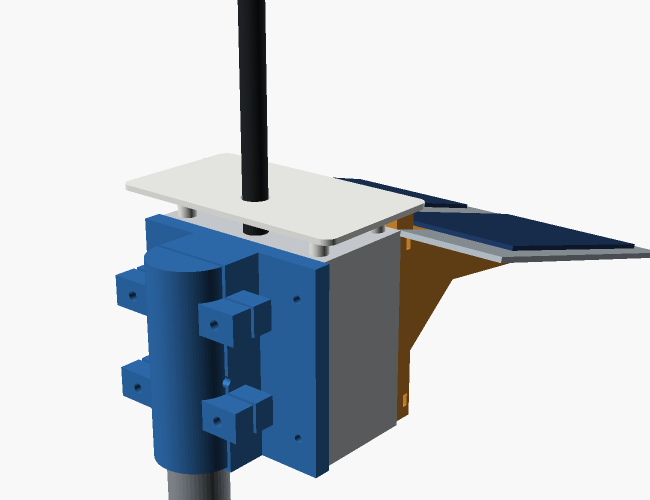
#> input picture wismesh-poste-v/m_iso.png, 1300 x 1000 px (shown at 1/2 size)
$ python legenda_exp.py m_iso.png
#> lines starting #> are read from the running program, lines starting #| are printed output that depends on the picture
#!/usr/bin/env python3
# Recorta o render de explodido.scad e cola a legenda da ferragem embaixo.
#   openscad -o /tmp/exp.png explodido.scad --imgsize=2600,1950 --projection=p \
#            --camera=1120,-1450,820,0,200,-35 --colorscheme=Tomorrow
#   python3 legenda_exp.py /tmp/exp.png   ->  p_exp.png
import sys
from PIL import Image, ImageDraw, ImageFont
S = sys.argv[1] if len(sys.argv) > 1 else '/tmp/exp.png'
im = Image.open(S).convert('RGB'); bg = im.getpixel((2,2)); px = im.load(); W,H = im.size
#> further down, im is the input picture: PIL image 1300x1000 RGB; mean R, G, B 197.3, 203.4, 209.7
#> after `bg = im.getpixel((2, 2))`: bg = (248, 248, 248)
#> after `W, H = im.size`: W = 1300; H = 1000
d0 = lambda p: abs(p[0]-bg[0])+abs(p[1]-bg[1])+abs(p[2]-bg[2])
xs=[];ys=[]
for y in range(0,H,2):
    for x in range(0,W,2):
        if d0(px[x,y])>12: xs.append(x); ys.append(y)
m=26
im = im.crop((max(0,min(xs)-m), max(0,min(ys)-m), min(W,max(xs)+m), min(H,max(ys)+m)))
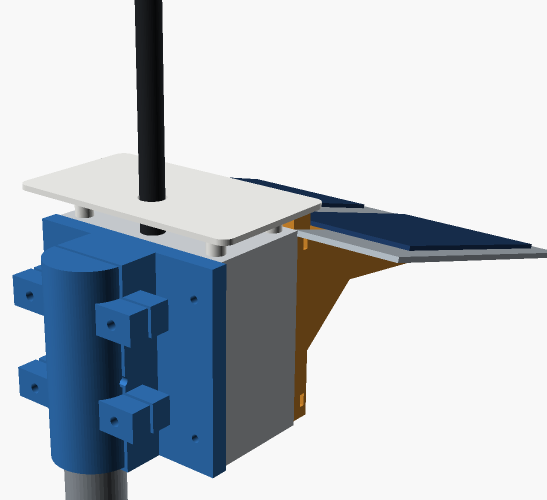
#> im: PIL image 1094x1000 RGB (shown at 1/2 size); mean R, G, B 187.8, 195, 202.4
cw,ch = im.size; print('figura', im.size)
#> after `cw, ch = im.size`: cw = 1094; ch = 1000
#| figura (1094, 1000)

LEG = [
 ("1", "4 x  M5 x 35 inox A2   +  2 arruelas grandes Ø15  +  porca nyloc M5",
       "fecha as duas metades do berço pelas orelhas.  Cabeça no bolsão atrás da placa, porca por fora"),
 ("2", "1 x  M5 x 55 inox A2   +  2 arruelas grandes Ø15  +  porca nyloc M5",
       "passante: atravessa o berço E o poste furado.  Não segura peso — cuida de rotação e arranque"),
 ("3", "4 x  M4 x 20 inox A2   +  2 arruelas Ø9  +  porca nyloc M4",
       "caixa → placa do berço, no gabarito 93 x 74 do fundo.  Cabeça DENTRO da caixa"),
 ("4", "4 x  M4 x 16 inox A2   +  arruela grande Ø12 (DIN 9021)",
       "de dentro da caixa, sobe pelo furo Ø7,5 da tampa e rosca na porca aprisionada (5)"),
 ("5", "4 x  porca M4 DIN 934  (sextavada comum, 7,0 x 3,2)",
       "aprisionada na bolsa lateral do suporte em L.  Entra ANTES de parafusar — depois não entra mais"),
 ("6", "4 x  inserto de latão M4 8 x 6",
       "assentado a quente na face da rampa do suporte em L.  Furo Ø5,60 — confirmar no cupom"),
 ("7", "4 x  M4 x 12 inox A2   +  arruela Ø9  +  trava química",
       "chapa de alumínio → insertos (6).  Nyloc não serve aqui: a rosca é cega"),
]
F  = "/System/Library/Fonts/Supplemental/Arial.ttf"
FB = "/System/Library/Fonts/Supplemental/Arial Bold.ttf"
fn = ImageFont.truetype(FB, 32); ft = ImageFont.truetype(FB, 22)
fs = ImageFont.truetype(F, 21);  fh = ImageFont.truetype(FB, 24)
lh = 58; pad = 30
legh = 52 + len(LEG)*lh + 18
Wf = max(cw, 1240); Hf = ch + legh
#> after `Wf = max(cw, 1240)`: Wf = 1240
#> after `Hf = ch + legh`: Hf = 1476
out = Image.new('RGB',(Wf,Hf),(250,250,249))
out.paste(im, ((Wf-cw)//2, 0))
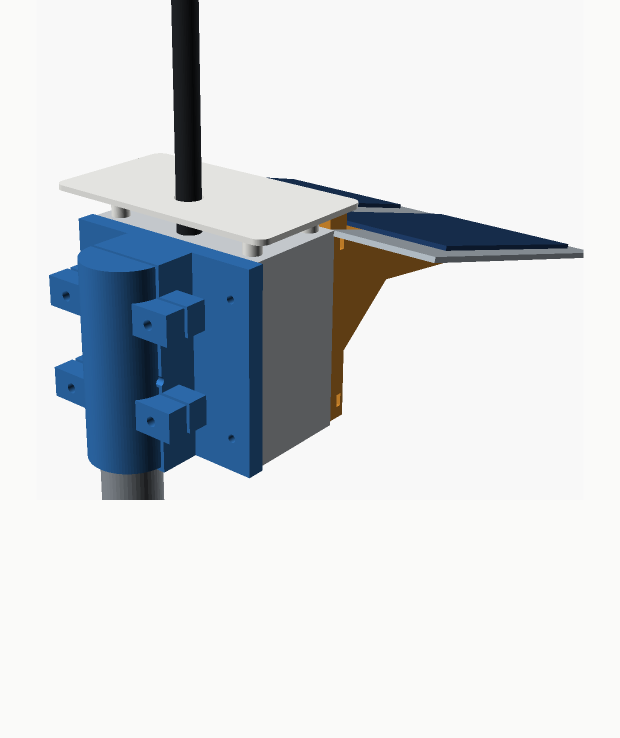
#> out: PIL image 1240x1476 RGB (shown at 1/2 size); mean R, G, B 212.8, 217.1, 221.2
d = ImageDraw.Draw(out)
y = ch + 6
#> y = 1006
d.line([pad, y, Wf-pad, y], fill=(205,208,211), width=2)
h1 = "FERRAGEM — tudo em inox A2"
d.text((pad, y+14), h1, font=fh, fill=(30,34,38))
d.text((pad + d.textlength(h1, font=fh) + 24, y+18),
       "aço carbono conduziria 3x mais calor para dentro da caixa", font=fs, fill=(105,110,116))
for i,(n,t,s) in enumerate(LEG):
    yy = y + 56 + i*lh
    d.text((pad+2, yy-4), n, font=fn, fill=(193,18,31))
    d.text((pad+42, yy),    t, font=ft, fill=(30,34,38))
    d.text((pad+42, yy+27), s, font=fs, fill=(105,110,116))
out.save('p_exp.png'); print('ok', out.size)
#> after `out.save('p_exp.png')`:
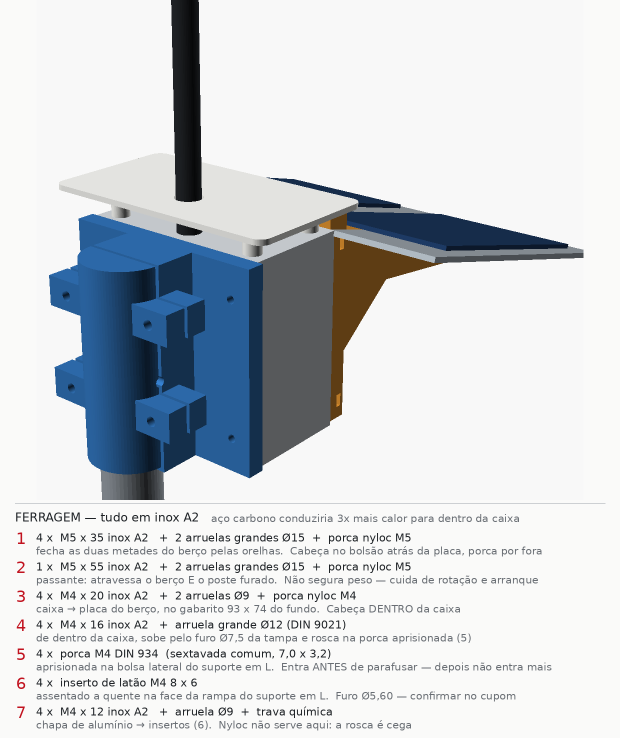
#> saved as p_exp.png: PIL image 1240x1476 RGB (shown at 1/2 size); mean R, G, B 208.2, 212.6, 216.8
#| ok (1240, 1476)

$ run again, on wismesh-poste-v/p_cha.png
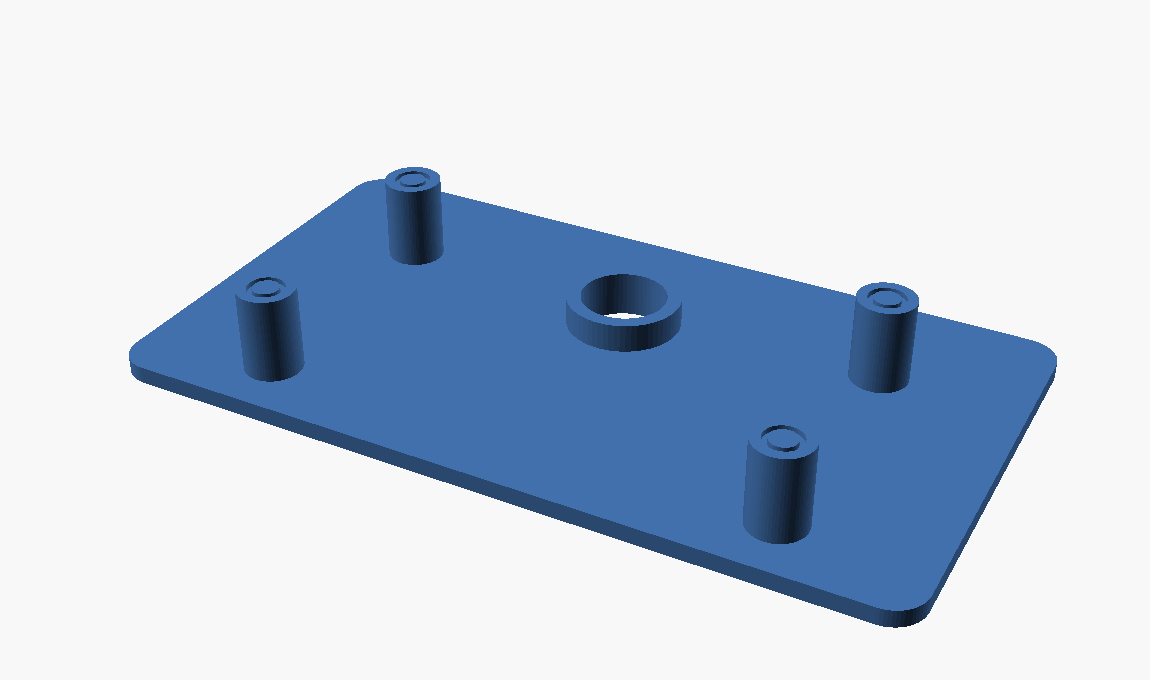
#> input picture wismesh-poste-v/p_cha.png, 1150 x 680 px
#> im is the input picture: PIL image 1150x680 RGB; mean R, G, B 192.8, 205.3, 221.9
#> bg = (248, 248, 248)
#> `im = im.crop((max(0,min(xs)-m), max(0,min(ys)-m), min(W,max(xs)+m), mi..`:
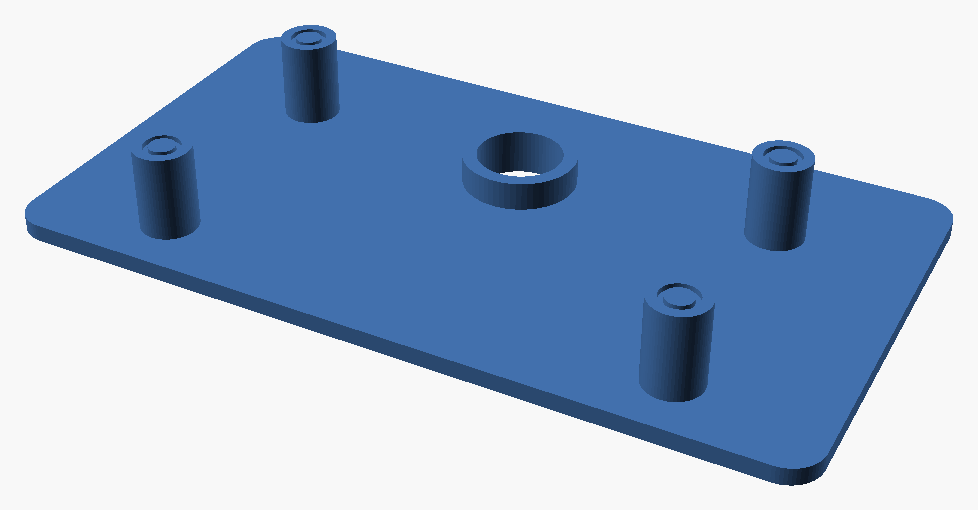
#> im: PIL image 978x510 RGB; mean R, G, B 161.5, 181.1, 207.1
#| figura (978, 510)
#> `out.save('p_exp.png')`:
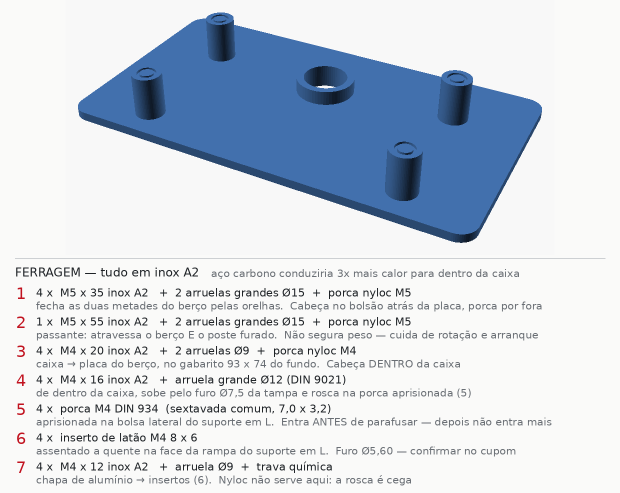
#> saved as p_exp.png: PIL image 1240x986 RGB (shown at 1/2 size); mean R, G, B 207, 215.1, 225.3
#| ok (1240, 986)

$ run again, on wismesh-poste-v/p_cup.png
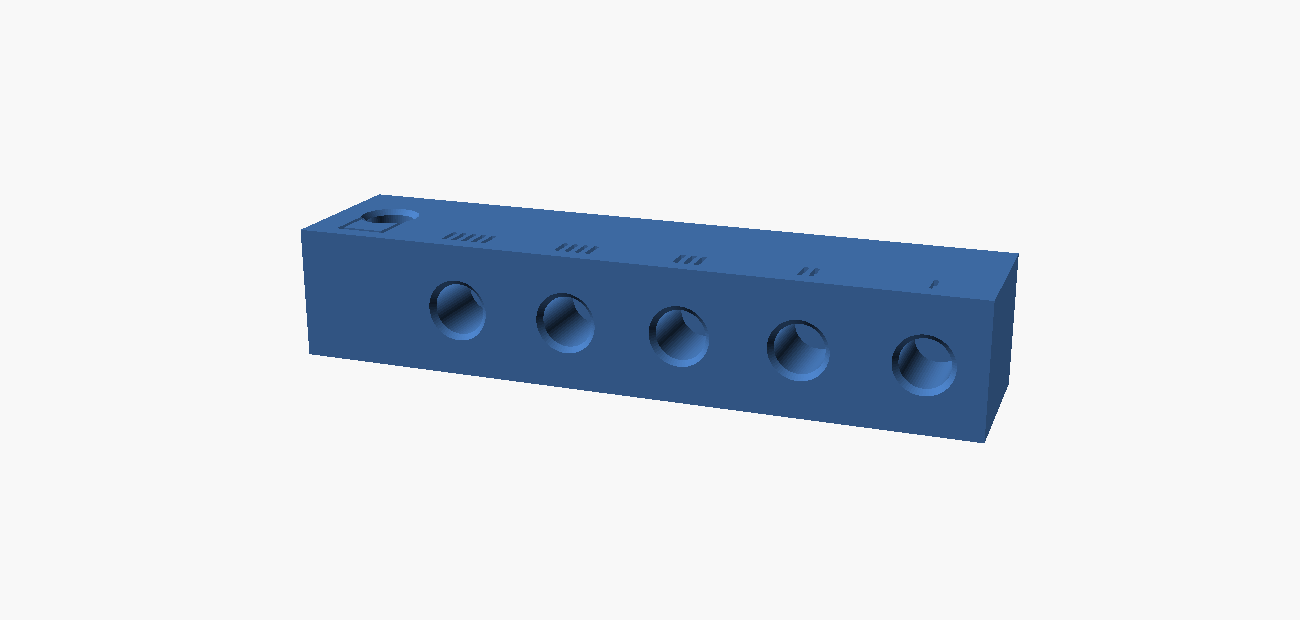
#> input picture wismesh-poste-v/p_cup.png, 1300 x 620 px
#> im is the input picture: PIL image 1300x620 RGB; mean R, G, B 217.4, 223.1, 230.4
#> bg = (248, 248, 248)
#> `im = im.crop((max(0,min(xs)-m), max(0,min(ys)-m), min(W,max(xs)+m), mi..`:
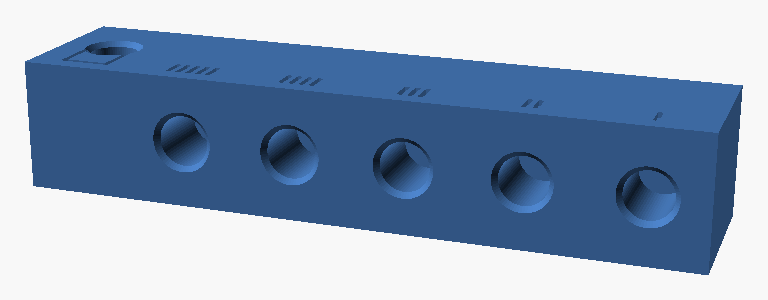
#> im: PIL image 768x300 RGB; mean R, G, B 140.9, 160.8, 186.6
#| figura (768, 300)
#> `out.save('p_exp.png')`:
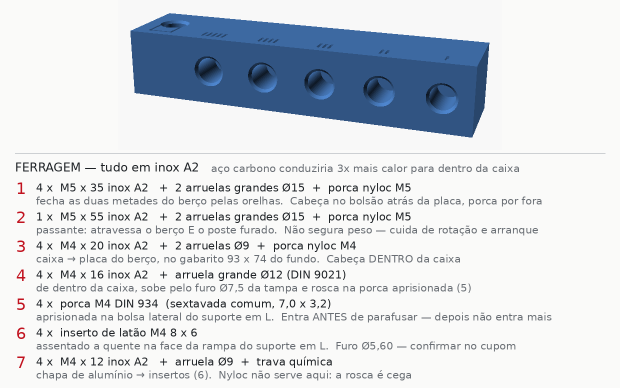
#> saved as p_exp.png: PIL image 1240x776 RGB (shown at 1/2 size); mean R, G, B 215.2, 220, 225.7
#| ok (1240, 776)

$ run again, on wismesh-poste-v/p_sup.png
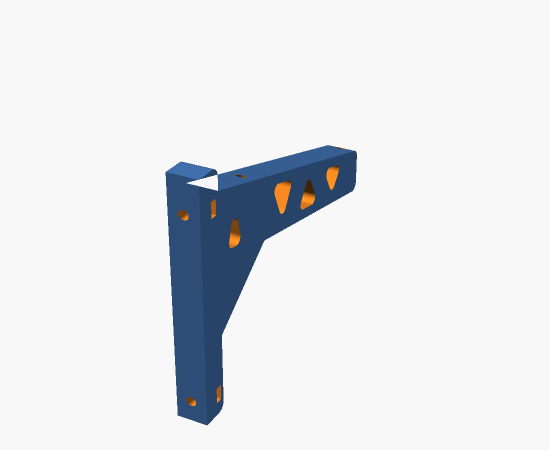
#> input picture wismesh-poste-v/p_sup.png, 1100 x 900 px (shown at 1/2 size)
#> im is the input picture: PIL image 1100x900 RGB; mean R, G, B 229.5, 231.8, 234.8
#> bg = (248, 248, 248)
#> `im = im.crop((max(0,min(xs)-m), max(0,min(ys)-m), min(W,max(xs)+m), mi..`:
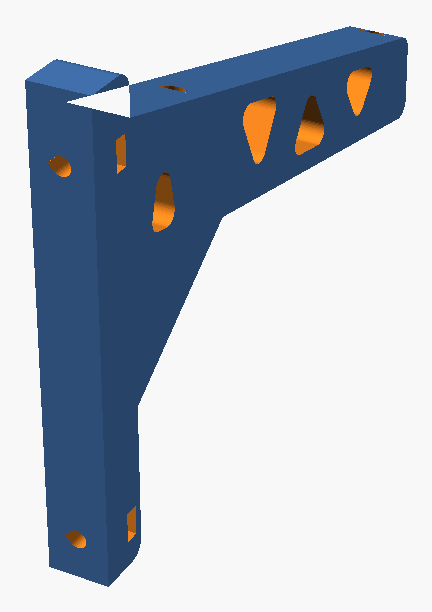
#> im: PIL image 432x612 RGB; mean R, G, B 178.6, 187.2, 198.6
#| figura (432, 612)
#> `out.save('p_exp.png')`:
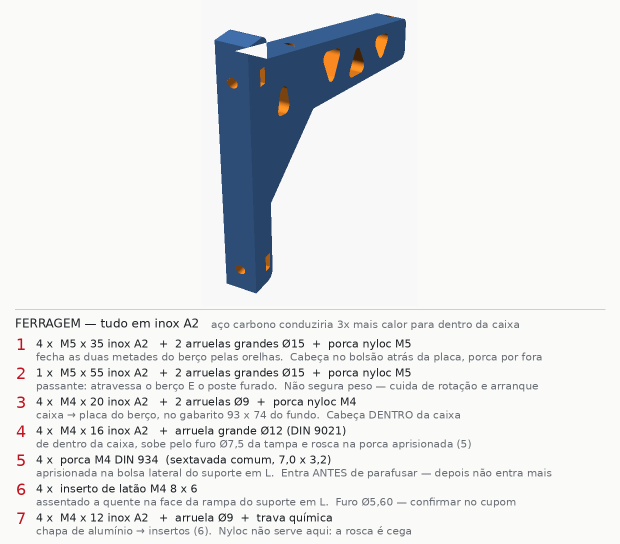
#> saved as p_exp.png: PIL image 1240x1088 RGB (shown at 1/2 size); mean R, G, B 229.8, 231.5, 233.2
#| ok (1240, 1088)
